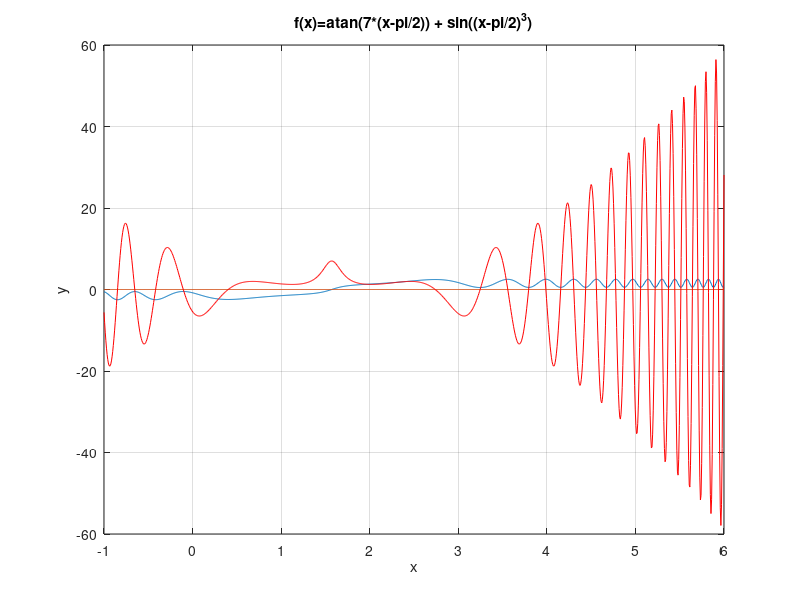

Recreate this plot in MATLAB. (Note: this script raises an error after producing the figure.)
clc
close all
clear all

%% 1

f = @(x) atan(7*(x-pi/2)) + sin((x-pi/2).^3);
x = linspace(-1, 6, 1000);
y = f(x);
figure(1);
plot(x,y)
title('f(x)=atan(7*(x-pi/2)) + sin((x-pi/2)^3)');
xlabel('x');
ylabel('y');
grid on
y0 = zeros(1000,1);
hold on
plot(x,y0)

grid on

%% 2

clc

toll = 1e-10;
nmax = 1000;

alpha = pi/2;

df = @(x) 7./( 1 + 49 * ( x-pi/2 ).^2 ) + 3 * (x-pi/2).^2 .* cos( (x-pi/2).^3 );
plot(x,df(x),'r')
if(df(alpha) ~= 0)
    disp('Radice semplice')
else
    disp('Radice multipla')
end

x01 = 1.5;
[xvect_1,it_1]=newton(x01,nmax,toll,f,df,1);

x02 = 4;
[xvect_2,it_2]=newton(x02,nmax,toll,f,df,1);

stimap(xvect_1);